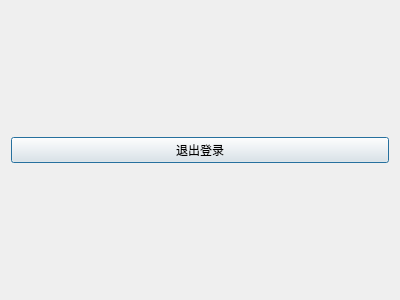
<?xml version="1.0" encoding="UTF-8"?>
<ui version="4.0">
 <class>SettingDialog</class>
 <widget class="QDialog" name="SettingDialog">
  <property name="geometry">
   <rect>
    <x>0</x>
    <y>0</y>
    <width>400</width>
    <height>300</height>
   </rect>
  </property>
  <property name="windowTitle">
   <string>Dialog</string>
  </property>
  <layout class="QVBoxLayout" name="verticalLayout">
   <item>
    <widget class="QPushButton" name="exit_button">
     <property name="text">
      <string>退出登录</string>
     </property>
    </widget>
   </item>
  </layout>
 </widget>
 <resources/>
 <connections/>
</ui>
